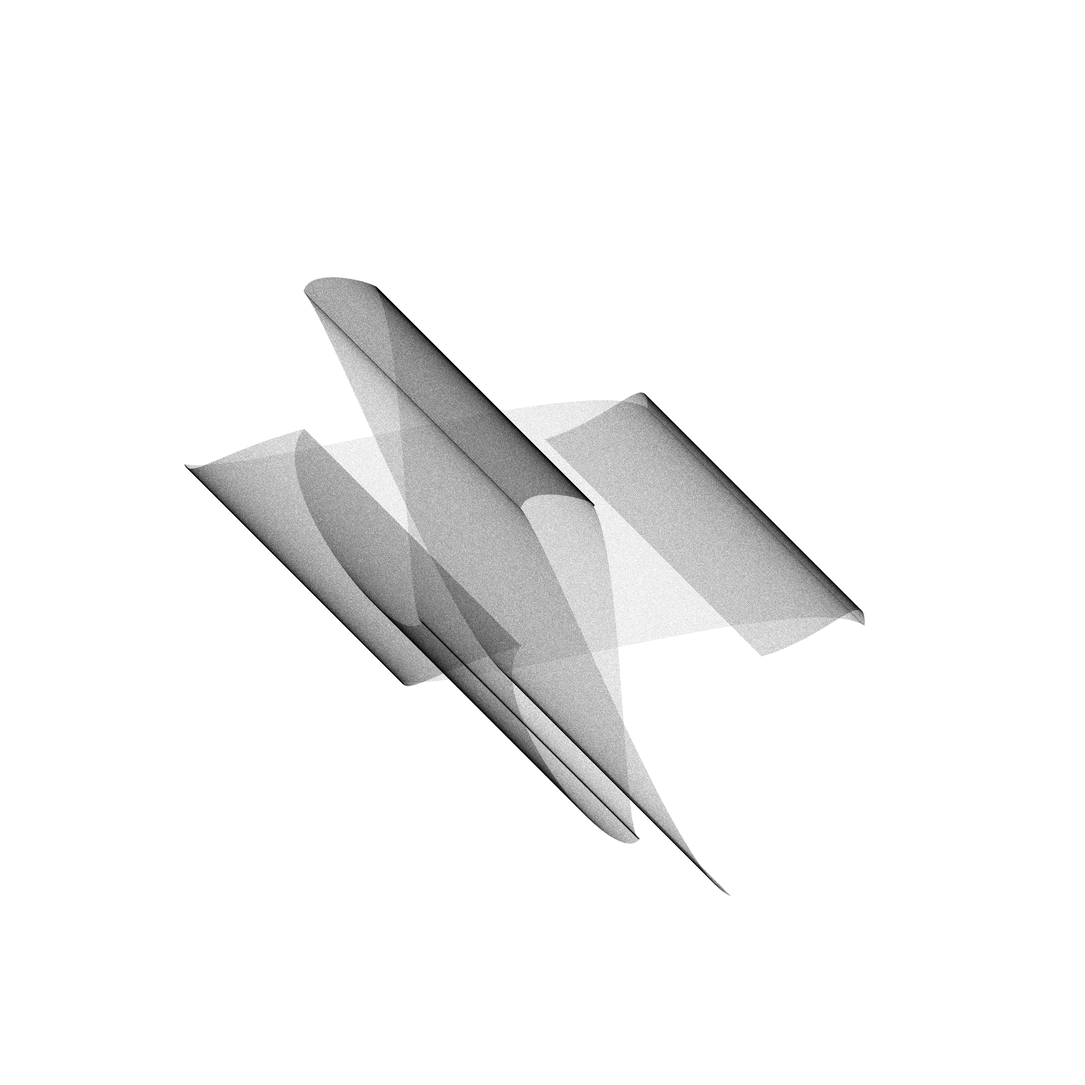
Frame 1 (no input)
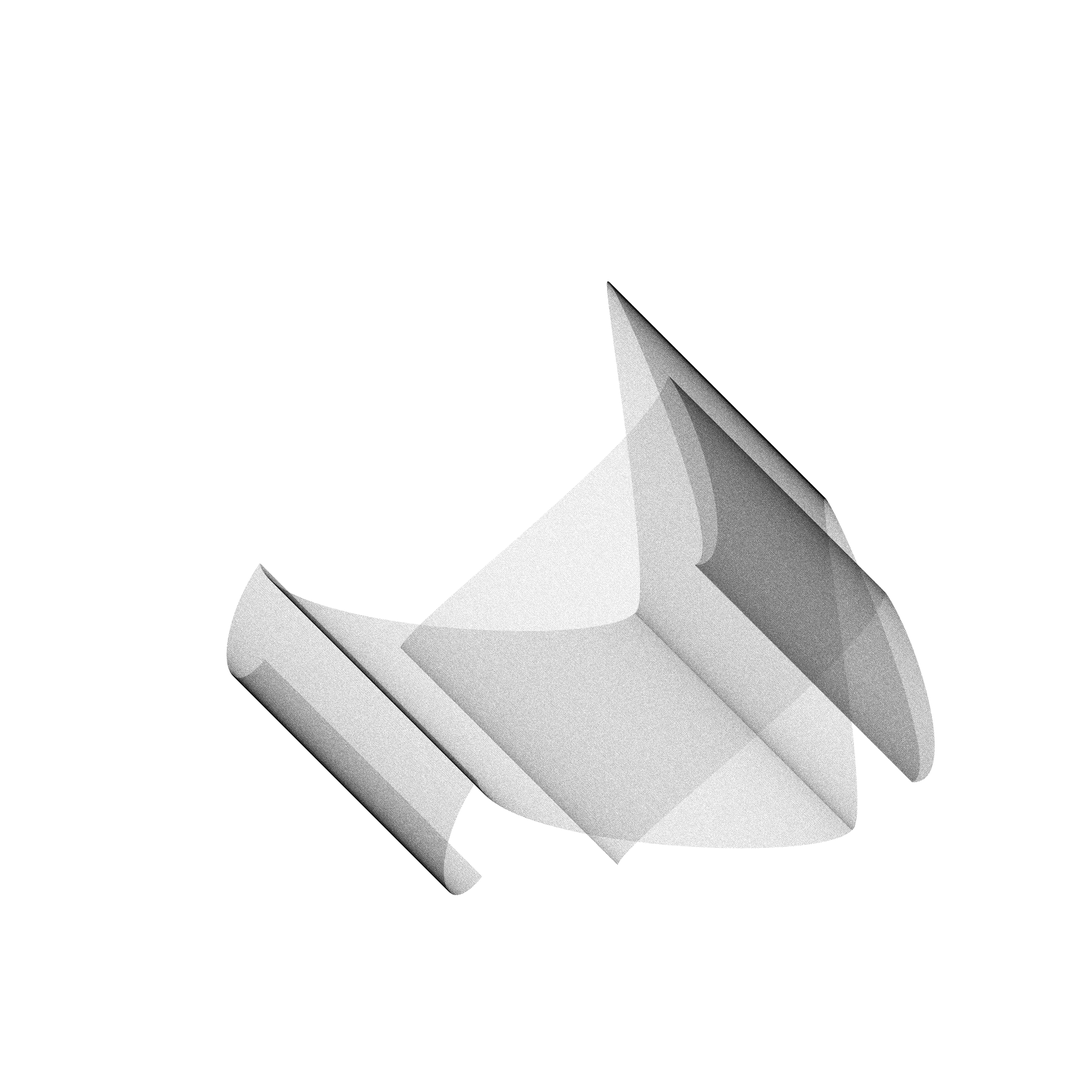
Frame 2 (the mouse pressed at the canvas centre, redrawn once)

The Processing sketch that drew these frames (run headless with seeded random() and noise(); the mouse was pressed at the canvas centre and the sketch redrawn once):

// Processing sketch: generative18
// ── generative18.pde
import java.util.UUID;

float WIDTH = 2000;
float HEIGHT = 2000;
int MARGIN = 500;
int OBJ_WIDTH = 100;
int OBJ_HEIGHT = 100;

void setup() {
  size(2000,2000);
  noFill();
  smooth(2);
  pixelDensity(displayDensity());
  noLoop();
}

void draw() {
  background(255);
  drawVector();
}

void mousePressed() {
  if (mouseButton == LEFT) {
    redraw();
  } 
  else if (mouseButton == RIGHT) {
    drawVector();
  }
}

void keyPressed () {
  if (key == RETURN || key == ENTER) {
    String uuid = UUID.randomUUID().toString();
    save(uuid + ".tif");
  }
}

void drawVector() {
  float x1 = random(MARGIN,WIDTH-MARGIN);
  float x2 = random(MARGIN,WIDTH-MARGIN);
  float y1 = random(MARGIN,HEIGHT-MARGIN);
  float y2 = random(MARGIN,HEIGHT-MARGIN);
  float cpx1 = random(MARGIN,WIDTH-MARGIN);
  float cpx2 = random(MARGIN,WIDTH-MARGIN);
  float cpy1 = random(MARGIN,HEIGHT-MARGIN);
  float cpy2 = random(MARGIN,HEIGHT-MARGIN);
  drawCurve(x1,x2,y1,y2,cpx1,cpx2,cpy1,cpy2);
  for (int i = 0; i < random(4,8); i++) {
    if (i % 2 == 0) {
       x1 = random(MARGIN,WIDTH-MARGIN);
       y1 = random(MARGIN,HEIGHT-MARGIN);
       cpx1 = random(MARGIN,WIDTH-MARGIN);
       cpy1 = random(MARGIN,HEIGHT-MARGIN);
       drawCurve(x1,x2,y1,y2,cpx1,cpx2,cpy1,cpy2);
    }
    else {
       x2 = random(MARGIN,WIDTH-MARGIN);
       y2 = random(MARGIN,HEIGHT-MARGIN);
       cpx2 = random(MARGIN,WIDTH-MARGIN);
       cpy2 = random(MARGIN,HEIGHT-MARGIN);
       drawCurve(x1,x2,y1,y2,cpx1,cpx2,cpy1,cpy2);      
    }
  }
  
}

void drawCurve(float x1, float x2, float y1, float y2, float cpx1, float cpx2, float cpy1, float cpy2) {
  float density = 500;
  int maxVersion = 1000;
  for (int version = 0; version <= maxVersion; version++) {
    for (int i = 0; i < density; i++) {
      float t = i / density;
      float x = curvePoint(cpx1, x1, x2, cpx2, t);
      float y = curvePoint(cpy1, y1, y2, cpy2, t);
      float transp = random(0,50);
      stroke(0,0,0,transp);
      float adjustment = map(version,0,maxVersion,-200,200);
      point(x+adjustment, y+adjustment);
    }  
  }
}
